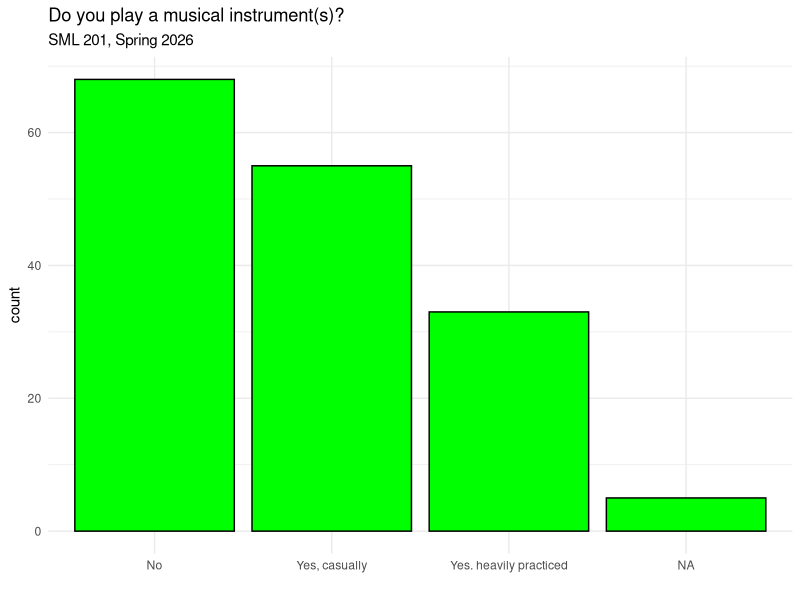

The R script that drew this image:
## ---- chunk 1
#| echo: true
#| eval: true
#| message: false

library("tidyverse")

# downloading data directly from Derek's (online) GitHub repository
# demo_df <- readr::read_csv("https://raw.githubusercontent.com/dsollberger/sml201slides/main/data/demographics_data.csv.csv")

# or if you have the file also in your SML 201 folder
demo_df <- readr::read_csv("demographics_data.csv")
## ---- chunk 2
head(demo_df)
## ---- chunk 3
str(demo_df, give.attr = FALSE)
## ---- chunk 4
colnames(demo_df)
## ---- chunk 5
summary(demo_df$survey_comfort)
## ---- chunk 6
table(demo_df$season)
## ---- chunk 7
table(demo_df$season, demo_df$gap_year)
## ---- chunk 8
demo_df |>
  group_by(gap_year) |>
  summarize(avg_age = mean(age, na.rm = TRUE))
## ---- chunk 9
# carefully defining denominator without missing values
n <- sum(!is.na(demo_df$gap_year))
table(demo_df$gap_year) / n
## ---- chunk 10
mean(demo_df$gap_year == "Yes", na.rm = TRUE)
## ---- chunk 11
demo_df |>
  # filter(!is.na(musical)) |>
  ggplot(aes(x = musical)) +
  geom_bar(color = "black", fill = "green", stat = "count") +
  labs(title = "Do you play a musical instrument(s)?",
       subtitle = "SML 201, Spring 2026",
       x = "",
       y = "count") +
  theme_minimal()
## ---- chunk 12
demo_df |>
  group_by(residential_college, major) |>
  mutate(major_count = n()) |>
  ungroup() |>
  group_by(residential_college) |>
  filter(major_count == max(major_count)) |>
  ungroup() |>
  select(residential_college, major) |>
  distinct() |>
  arrange(residential_college)
## ---- chunk 13
set.seed(201) #supress randomization
essay_cheat <- sample(c(TRUE, FALSE), 
                      size = 201,
                      prob = c(0.45, 0.55), 
                      replace = TRUE)
detect_cheat <- sample(c(TRUE, FALSE),
                       size = 201,
                       prob = c(0.75, 0.25),
                       replace = TRUE)

# make data frame
bot_df <- data.frame(student_id = 1:201,
                     essay_cheat,
                     detect_cheat)
## ---- chunk 14
head(bot_df)
## ---- chunk 15
bot_df <- bot_df |>
  mutate(outcome = case_when(
    essay_cheat & detect_cheat ~ "true positive",
    !essay_cheat & detect_cheat ~ "false positive",
    essay_cheat & !detect_cheat ~ "false negative",
    !essay_cheat & !detect_cheat ~ "true negative",
    TRUE ~ "unknown classification"
  ))
## ---- chunk 16
TP <- sum(bot_df$outcome == "true positive")
TN <- sum(bot_df$outcome == "true negative")
FP <- sum(bot_df$outcome == "false positive")
FN <- sum(bot_df$outcome == "false negative")
## ---- chunk 17
table(bot_df$essay_cheat, bot_df$detect_cheat)
## ---- chunk 18
print(paste0("There were ", TP, " true positives"))
print(paste0("There were ", TN, " true negatives"))
print(paste0("There were ", FP, " false positives"))
print(paste0("There were ", FN, " false negatives"))
## ---- chunk 19
# accuracy = (TP + TN) / (TP + FP + FN + TN)
accuracy <- mean(bot_df$outcome == "true positive" |
               bot_df$outcome == "true negative")
print(round(accuracy, 2))
## ---- chunk 20
precision = TP / (TP + FP)
print(round(precision, 2))
## ---- chunk 21
recall = TP / (TP + FN)
print(round(recall, 2))
## ---- chunk 22
sessionInfo()
